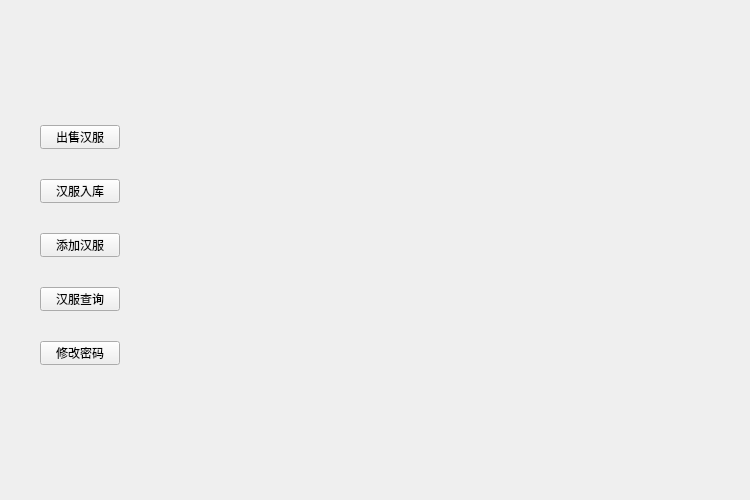
<?xml version="1.0" encoding="UTF-8"?>
<ui version="4.0">
 <class>Widget</class>
 <widget class="QWidget" name="Widget">
  <property name="geometry">
   <rect>
    <x>0</x>
    <y>0</y>
    <width>750</width>
    <height>500</height>
   </rect>
  </property>
  <property name="windowTitle">
   <string>Widget</string>
  </property>
  <widget class="QStackedWidget" name="stackedWidget">
   <property name="geometry">
    <rect>
     <x>130</x>
     <y>40</y>
     <width>700</width>
     <height>410</height>
    </rect>
   </property>
   <property name="currentIndex">
    <number>5</number>
   </property>
   <widget class="QWidget" name="sellPage">
    <widget class="QLabel" name="label">
     <property name="geometry">
      <rect>
       <x>60</x>
       <y>20</y>
       <width>561</width>
       <height>21</height>
      </rect>
     </property>
     <property name="font">
      <font>
       <pointsize>12</pointsize>
      </font>
     </property>
     <property name="frameShape">
      <enum>QFrame::StyledPanel</enum>
     </property>
     <property name="text">
      <string>出售汉服</string>
     </property>
     <property name="alignment">
      <set>Qt::AlignCenter</set>
     </property>
    </widget>
    <widget class="QLabel" name="label_2">
     <property name="geometry">
      <rect>
       <x>60</x>
       <y>90</y>
       <width>54</width>
       <height>16</height>
      </rect>
     </property>
     <property name="text">
      <string>类型：</string>
     </property>
    </widget>
    <widget class="QLabel" name="label_3">
     <property name="geometry">
      <rect>
       <x>60</x>
       <y>140</y>
       <width>54</width>
       <height>16</height>
      </rect>
     </property>
     <property name="text">
      <string>品牌：</string>
     </property>
    </widget>
    <widget class="QLabel" name="label_4">
     <property name="geometry">
      <rect>
       <x>60</x>
       <y>190</y>
       <width>54</width>
       <height>16</height>
      </rect>
     </property>
     <property name="text">
      <string>单价：</string>
     </property>
    </widget>
    <widget class="QLabel" name="label_5">
     <property name="geometry">
      <rect>
       <x>60</x>
       <y>240</y>
       <width>54</width>
       <height>16</height>
      </rect>
     </property>
     <property name="text">
      <string>数量：</string>
     </property>
    </widget>
    <widget class="QLabel" name="label_6">
     <property name="geometry">
      <rect>
       <x>60</x>
       <y>290</y>
       <width>31</width>
       <height>16</height>
      </rect>
     </property>
     <property name="text">
      <string>金额：</string>
     </property>
    </widget>
    <widget class="QComboBox" name="sellTypeComboBox">
     <property name="geometry">
      <rect>
       <x>120</x>
       <y>90</y>
       <width>161</width>
       <height>21</height>
      </rect>
     </property>
    </widget>
    <widget class="QComboBox" name="sellBrandComboBox">
     <property name="geometry">
      <rect>
       <x>120</x>
       <y>140</y>
       <width>281</width>
       <height>21</height>
      </rect>
     </property>
    </widget>
    <widget class="QLineEdit" name="sellPriceLineEdit">
     <property name="geometry">
      <rect>
       <x>120</x>
       <y>190</y>
       <width>113</width>
       <height>23</height>
      </rect>
     </property>
    </widget>
    <widget class="QLabel" name="label_7">
     <property name="geometry">
      <rect>
       <x>240</x>
       <y>190</y>
       <width>61</width>
       <height>31</height>
      </rect>
     </property>
     <property name="text">
      <string>元</string>
     </property>
    </widget>
    <widget class="QSpinBox" name="sellNumSpinBox">
     <property name="geometry">
      <rect>
       <x>120</x>
       <y>240</y>
       <width>121</width>
       <height>21</height>
      </rect>
     </property>
    </widget>
    <widget class="QLabel" name="sellLastNumLabel">
     <property name="geometry">
      <rect>
       <x>250</x>
       <y>230</y>
       <width>151</width>
       <height>41</height>
      </rect>
     </property>
     <property name="text">
      <string>剩余数量：000</string>
     </property>
    </widget>
    <widget class="QLineEdit" name="sellSumLineEdit">
     <property name="geometry">
      <rect>
       <x>120</x>
       <y>290</y>
       <width>113</width>
       <height>23</height>
      </rect>
     </property>
    </widget>
    <widget class="QLabel" name="label_9">
     <property name="geometry">
      <rect>
       <x>240</x>
       <y>290</y>
       <width>61</width>
       <height>31</height>
      </rect>
     </property>
     <property name="text">
      <string>元</string>
     </property>
    </widget>
    <widget class="QPushButton" name="sellOkBtn">
     <property name="geometry">
      <rect>
       <x>160</x>
       <y>350</y>
       <width>80</width>
       <height>24</height>
      </rect>
     </property>
     <property name="text">
      <string>确定</string>
     </property>
    </widget>
    <widget class="QPushButton" name="sellCancelBtn">
     <property name="geometry">
      <rect>
       <x>360</x>
       <y>350</y>
       <width>80</width>
       <height>24</height>
      </rect>
     </property>
     <property name="text">
      <string>取消</string>
     </property>
    </widget>
   </widget>
   <widget class="QWidget" name="page">
    <widget class="QLabel" name="label_8">
     <property name="geometry">
      <rect>
       <x>90</x>
       <y>20</y>
       <width>521</width>
       <height>21</height>
      </rect>
     </property>
     <property name="font">
      <font>
       <pointsize>12</pointsize>
      </font>
     </property>
     <property name="frameShape">
      <enum>QFrame::StyledPanel</enum>
     </property>
     <property name="text">
      <string>汉服入库</string>
     </property>
     <property name="alignment">
      <set>Qt::AlignCenter</set>
     </property>
    </widget>
    <widget class="QLabel" name="label_10">
     <property name="geometry">
      <rect>
       <x>100</x>
       <y>70</y>
       <width>54</width>
       <height>16</height>
      </rect>
     </property>
     <property name="text">
      <string>类型：</string>
     </property>
    </widget>
    <widget class="QLabel" name="label_11">
     <property name="geometry">
      <rect>
       <x>100</x>
       <y>110</y>
       <width>54</width>
       <height>16</height>
      </rect>
     </property>
     <property name="text">
      <string>品牌：</string>
     </property>
    </widget>
    <widget class="QLabel" name="label_12">
     <property name="geometry">
      <rect>
       <x>100</x>
       <y>150</y>
       <width>54</width>
       <height>16</height>
      </rect>
     </property>
     <property name="text">
      <string>单价：</string>
     </property>
    </widget>
    <widget class="QLabel" name="label_13">
     <property name="geometry">
      <rect>
       <x>100</x>
       <y>190</y>
       <width>54</width>
       <height>16</height>
      </rect>
     </property>
     <property name="text">
      <string>数量：</string>
     </property>
    </widget>
    <widget class="QLabel" name="label_14">
     <property name="geometry">
      <rect>
       <x>100</x>
       <y>230</y>
       <width>54</width>
       <height>16</height>
      </rect>
     </property>
     <property name="text">
      <string>金额：</string>
     </property>
    </widget>
    <widget class="QComboBox" name="goodsTypeComboBox">
     <property name="geometry">
      <rect>
       <x>150</x>
       <y>70</y>
       <width>101</width>
       <height>21</height>
      </rect>
     </property>
    </widget>
    <widget class="QComboBox" name="goodsBrandComboBox">
     <property name="geometry">
      <rect>
       <x>150</x>
       <y>110</y>
       <width>201</width>
       <height>21</height>
      </rect>
     </property>
    </widget>
    <widget class="QLineEdit" name="goodsPriceLineEdit">
     <property name="geometry">
      <rect>
       <x>150</x>
       <y>150</y>
       <width>113</width>
       <height>23</height>
      </rect>
     </property>
    </widget>
    <widget class="QSpinBox" name="goodsNumSpinBox">
     <property name="geometry">
      <rect>
       <x>150</x>
       <y>190</y>
       <width>101</width>
       <height>21</height>
      </rect>
     </property>
    </widget>
    <widget class="QLineEdit" name="goodsSumLineEdit">
     <property name="geometry">
      <rect>
       <x>150</x>
       <y>230</y>
       <width>113</width>
       <height>23</height>
      </rect>
     </property>
    </widget>
    <widget class="QPushButton" name="goodsOkBtn">
     <property name="geometry">
      <rect>
       <x>150</x>
       <y>320</y>
       <width>80</width>
       <height>24</height>
      </rect>
     </property>
     <property name="text">
      <string>确定</string>
     </property>
    </widget>
    <widget class="QPushButton" name="goodsCancelBtn">
     <property name="geometry">
      <rect>
       <x>380</x>
       <y>320</y>
       <width>80</width>
       <height>24</height>
      </rect>
     </property>
     <property name="text">
      <string>取消</string>
     </property>
    </widget>
    <widget class="QLabel" name="label_15">
     <property name="geometry">
      <rect>
       <x>270</x>
       <y>150</y>
       <width>54</width>
       <height>16</height>
      </rect>
     </property>
     <property name="text">
      <string>元</string>
     </property>
    </widget>
    <widget class="QLabel" name="label_16">
     <property name="geometry">
      <rect>
       <x>280</x>
       <y>230</y>
       <width>54</width>
       <height>16</height>
      </rect>
     </property>
     <property name="text">
      <string>元</string>
     </property>
    </widget>
   </widget>
   <widget class="QWidget" name="page_3">
    <widget class="QLabel" name="label_17">
     <property name="geometry">
      <rect>
       <x>110</x>
       <y>20</y>
       <width>431</width>
       <height>31</height>
      </rect>
     </property>
     <property name="font">
      <font>
       <pointsize>12</pointsize>
      </font>
     </property>
     <property name="frameShape">
      <enum>QFrame::StyledPanel</enum>
     </property>
     <property name="text">
      <string>添加汉服</string>
     </property>
     <property name="alignment">
      <set>Qt::AlignCenter</set>
     </property>
    </widget>
    <widget class="QLabel" name="label_18">
     <property name="geometry">
      <rect>
       <x>90</x>
       <y>90</y>
       <width>54</width>
       <height>16</height>
      </rect>
     </property>
     <property name="text">
      <string>类型：</string>
     </property>
    </widget>
    <widget class="QComboBox" name="newTypeComboBox">
     <property name="geometry">
      <rect>
       <x>140</x>
       <y>90</y>
       <width>121</width>
       <height>21</height>
      </rect>
     </property>
    </widget>
    <widget class="QLabel" name="label_19">
     <property name="geometry">
      <rect>
       <x>90</x>
       <y>130</y>
       <width>54</width>
       <height>16</height>
      </rect>
     </property>
     <property name="text">
      <string>品牌：</string>
     </property>
    </widget>
    <widget class="QLabel" name="label_20">
     <property name="geometry">
      <rect>
       <x>90</x>
       <y>170</y>
       <width>54</width>
       <height>16</height>
      </rect>
     </property>
     <property name="text">
      <string>单价：</string>
     </property>
    </widget>
    <widget class="QLabel" name="label_21">
     <property name="geometry">
      <rect>
       <x>90</x>
       <y>210</y>
       <width>54</width>
       <height>16</height>
      </rect>
     </property>
     <property name="text">
      <string>数量：</string>
     </property>
    </widget>
    <widget class="QLabel" name="label_22">
     <property name="geometry">
      <rect>
       <x>90</x>
       <y>250</y>
       <width>54</width>
       <height>16</height>
      </rect>
     </property>
     <property name="text">
      <string>金额：</string>
     </property>
    </widget>
    <widget class="QPushButton" name="newOkBtn">
     <property name="geometry">
      <rect>
       <x>160</x>
       <y>330</y>
       <width>80</width>
       <height>24</height>
      </rect>
     </property>
     <property name="text">
      <string>确定</string>
     </property>
    </widget>
    <widget class="QPushButton" name="newCancelBtn">
     <property name="geometry">
      <rect>
       <x>370</x>
       <y>330</y>
       <width>80</width>
       <height>24</height>
      </rect>
     </property>
     <property name="text">
      <string>取消</string>
     </property>
    </widget>
    <widget class="QLineEdit" name="newSumLineEdit">
     <property name="geometry">
      <rect>
       <x>140</x>
       <y>250</y>
       <width>113</width>
       <height>23</height>
      </rect>
     </property>
    </widget>
    <widget class="QSpinBox" name="newPriceSpinBox">
     <property name="geometry">
      <rect>
       <x>140</x>
       <y>170</y>
       <width>101</width>
       <height>21</height>
      </rect>
     </property>
    </widget>
    <widget class="QSpinBox" name="newNumSpinBox">
     <property name="geometry">
      <rect>
       <x>140</x>
       <y>210</y>
       <width>101</width>
       <height>21</height>
      </rect>
     </property>
    </widget>
    <widget class="QLabel" name="label_23">
     <property name="geometry">
      <rect>
       <x>250</x>
       <y>170</y>
       <width>54</width>
       <height>16</height>
      </rect>
     </property>
     <property name="text">
      <string>元</string>
     </property>
    </widget>
    <widget class="QLabel" name="label_24">
     <property name="geometry">
      <rect>
       <x>260</x>
       <y>250</y>
       <width>54</width>
       <height>16</height>
      </rect>
     </property>
     <property name="text">
      <string>元</string>
     </property>
    </widget>
    <widget class="QLineEdit" name="newBrandLineEdit">
     <property name="geometry">
      <rect>
       <x>140</x>
       <y>130</y>
       <width>271</width>
       <height>21</height>
      </rect>
     </property>
    </widget>
   </widget>
   <widget class="QWidget" name="page_4">
    <widget class="QLabel" name="label_25">
     <property name="geometry">
      <rect>
       <x>130</x>
       <y>20</y>
       <width>411</width>
       <height>31</height>
      </rect>
     </property>
     <property name="font">
      <font>
       <pointsize>12</pointsize>
      </font>
     </property>
     <property name="frameShape">
      <enum>QFrame::StyledPanel</enum>
     </property>
     <property name="text">
      <string>汉服查询</string>
     </property>
     <property name="alignment">
      <set>Qt::AlignCenter</set>
     </property>
    </widget>
    <widget class="QLabel" name="label_26">
     <property name="geometry">
      <rect>
       <x>60</x>
       <y>80</y>
       <width>54</width>
       <height>16</height>
      </rect>
     </property>
     <property name="text">
      <string>类型：</string>
     </property>
    </widget>
    <widget class="QLabel" name="label_27">
     <property name="geometry">
      <rect>
       <x>60</x>
       <y>120</y>
       <width>54</width>
       <height>16</height>
      </rect>
     </property>
     <property name="text">
      <string>品牌：</string>
     </property>
    </widget>
    <widget class="QComboBox" name="queryTypeComboBox">
     <property name="geometry">
      <rect>
       <x>130</x>
       <y>80</y>
       <width>141</width>
       <height>21</height>
      </rect>
     </property>
    </widget>
    <widget class="QComboBox" name="queryBrandComboBox">
     <property name="geometry">
      <rect>
       <x>130</x>
       <y>120</y>
       <width>221</width>
       <height>21</height>
      </rect>
     </property>
    </widget>
    <widget class="QPushButton" name="queryPushButton">
     <property name="geometry">
      <rect>
       <x>460</x>
       <y>80</y>
       <width>131</width>
       <height>71</height>
      </rect>
     </property>
     <property name="text">
      <string>查询</string>
     </property>
    </widget>
    <widget class="QTableView" name="tableView">
     <property name="geometry">
      <rect>
       <x>50</x>
       <y>180</y>
       <width>541</width>
       <height>191</height>
      </rect>
     </property>
    </widget>
   </widget>
   <widget class="QWidget" name="page_5">
    <widget class="QLabel" name="label_28">
     <property name="geometry">
      <rect>
       <x>120</x>
       <y>20</y>
       <width>441</width>
       <height>31</height>
      </rect>
     </property>
     <property name="font">
      <font>
       <pointsize>12</pointsize>
      </font>
     </property>
     <property name="frameShape">
      <enum>QFrame::StyledPanel</enum>
     </property>
     <property name="text">
      <string>修改密码</string>
     </property>
     <property name="alignment">
      <set>Qt::AlignCenter</set>
     </property>
    </widget>
    <widget class="QLabel" name="label_29">
     <property name="geometry">
      <rect>
       <x>100</x>
       <y>100</y>
       <width>54</width>
       <height>16</height>
      </rect>
     </property>
     <property name="text">
      <string>原密码：</string>
     </property>
    </widget>
    <widget class="QLabel" name="label_30">
     <property name="geometry">
      <rect>
       <x>100</x>
       <y>170</y>
       <width>54</width>
       <height>16</height>
      </rect>
     </property>
     <property name="text">
      <string>新密码：</string>
     </property>
    </widget>
    <widget class="QLineEdit" name="oldPwdLineEdit">
     <property name="geometry">
      <rect>
       <x>160</x>
       <y>100</y>
       <width>113</width>
       <height>23</height>
      </rect>
     </property>
    </widget>
    <widget class="QLineEdit" name="newPwdLineEdit">
     <property name="geometry">
      <rect>
       <x>160</x>
       <y>170</y>
       <width>113</width>
       <height>23</height>
      </rect>
     </property>
    </widget>
    <widget class="QPushButton" name="changePwdBtn">
     <property name="geometry">
      <rect>
       <x>270</x>
       <y>260</y>
       <width>131</width>
       <height>51</height>
      </rect>
     </property>
     <property name="text">
      <string>确定</string>
     </property>
    </widget>
   </widget>
   <widget class="QWidget" name="page_2"/>
  </widget>
  <widget class="QWidget" name="layoutWidget">
   <property name="geometry">
    <rect>
     <x>20</x>
     <y>110</y>
     <width>120</width>
     <height>275</height>
    </rect>
   </property>
   <layout class="QVBoxLayout" name="verticalLayout" stretch="0,0,0,0,0">
    <property name="spacing">
     <number>30</number>
    </property>
    <property name="leftMargin">
     <number>20</number>
    </property>
    <property name="topMargin">
     <number>15</number>
    </property>
    <property name="rightMargin">
     <number>20</number>
    </property>
    <property name="bottomMargin">
     <number>20</number>
    </property>
    <item>
     <widget class="QPushButton" name="sellBtn">
      <property name="text">
       <string>出售汉服</string>
      </property>
     </widget>
    </item>
    <item>
     <widget class="QPushButton" name="buyBtn">
      <property name="text">
       <string>汉服入库</string>
      </property>
     </widget>
    </item>
    <item>
     <widget class="QPushButton" name="addBtn">
      <property name="text">
       <string>添加汉服</string>
      </property>
     </widget>
    </item>
    <item>
     <widget class="QPushButton" name="queryBtn">
      <property name="text">
       <string>汉服查询</string>
      </property>
     </widget>
    </item>
    <item>
     <widget class="QPushButton" name="passwordBtn">
      <property name="text">
       <string>修改密码</string>
      </property>
     </widget>
    </item>
   </layout>
  </widget>
 </widget>
 <resources/>
 <connections/>
</ui>
